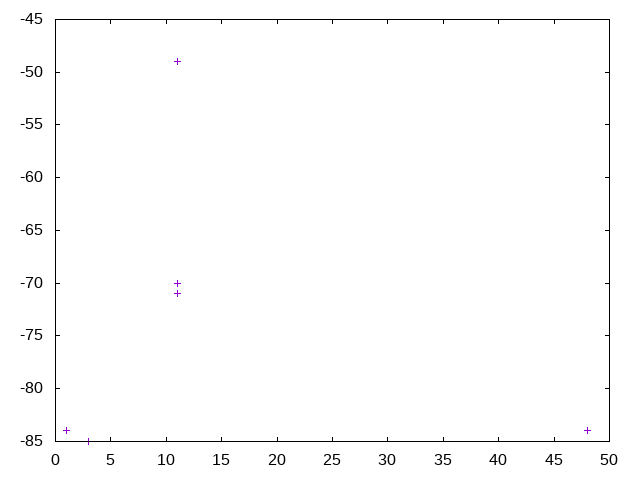

Source code (gnuplot):
set terminal png
set output "wifi.png"
plot "wifi.csv" notitle
